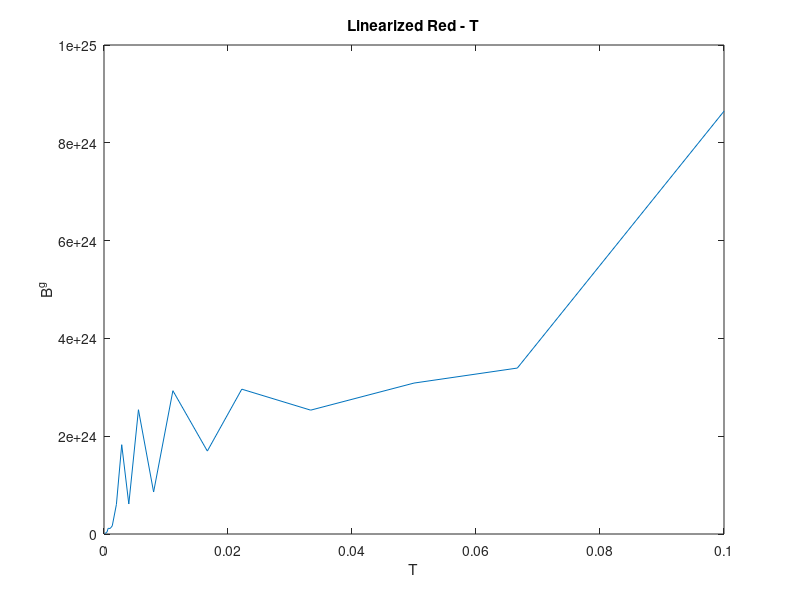

Recreate this plot in MATLAB.
data = load('originalRed.txt')

x = data(:,1)
y = data(:,2)

x = log(x)
y = log(y)

X = ones(length(x), 2)
X(:,2) = x

b = inv(X'*X)*X'*y

x = data(:,1)
y = data(:,2)

g = 1/b(2)

ym = y.^g

% plot(x,y,x,X*b)
% title('Linear Regression logGreen - logT')
% xlabel('logT')
% ylabel('logB')

plot(x,ym)
title('Linearized Red - T')
xlabel('T')
ylabel('B^g')

% plot(x,y)
% title('Original Blue - T')
% xlabel('T')
% ylabel('color')